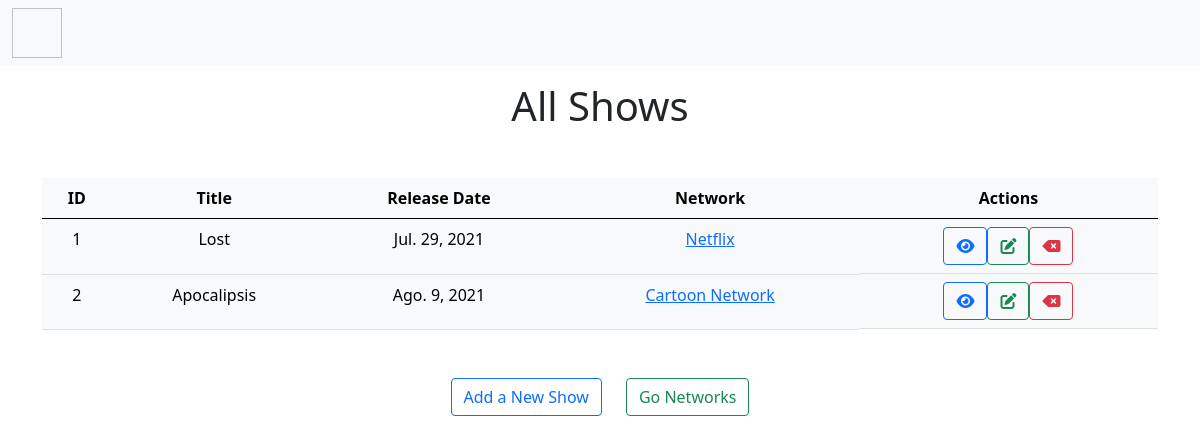
/shows (signed in), run on the app's committed database.
### shows/models.py (models this page shows, shortened)
class Shows(models.Model):
    title = models.CharField(max_length=255, unique=True)
    release_date = models.DateField(("%Y-%m-%d"), auto_now=False, auto_now_add=False)
    network = models.ForeignKey(Tv, related_name = "shows", on_delete= models.CASCADE)
    created_at = models.DateTimeField(auto_now_add=True)
    updated_at = models.DateTimeField(auto_now=True)
    desc = models.CharField(max_length=255)
    objects = ShowsManager()

class Tv(models.Model):
    name = models.CharField(max_length=255)
    created_at = models.DateTimeField(auto_now_add=True)
    updated_at = models.DateTimeField(auto_now=True)

### shows/decorators.py (the view)
    def wrapper(request, *args, **kwargs):
        if 'user' not in request.session:
            return redirect('/register')
        resp = func(request, *args, **kwargs)
        return resp

### shows/views.py (called while the page is built)
@login_required
def shows(request): # Ok
    channel = Tv.objects.all()
    show = Shows.objects.all()
    user = request.session['user']
    context = {
        "channel": channel,
        "show": show,
        "user": user
    }
    return render(request, 'shows.html', context)

### shows/templates/shows.html
{% extends 'base.html' %}
{% block content %}
            <div class='row align-items-center text-center'>
                <div class='col-12'>
                    <h1 class='fs-1 my-3'>All Shows</h1>
                    <table class="table table-light table-hover my-5 text-center">
                        <thead>
                            <tr>
                            <th scope="col">ID</th>
                            <th scope="col">Title</th>
                            <th scope="col">Release Date</th>
                            <th scope="col">Network</th>
                            <th scope="col">Actions</th>
                            </tr>
                        </thead>
                        <tbody class="overflow-scroll">
                            {% for show in show %}
                            <tr>
                            <td>{{show.id}}</td>
                            <td>{{show.title}}</td>
                            <td>{{show.release_date}}</td>
                            <td><a href="/network/{{show.network.id}}">{{show.network.name}}</td>
                            <td class="d-flex justify-content-center">
                                <div class="d-inline m-0 p-0"><a href="/shows/{{show.id}}" class="btn btn-outline-primary" title="Watch"><i class="fas fa-eye"></i></a></div>
                                <div class="d-inline m-0 p-0"><a href="/shows/{{show.id}}/edit" class="btn btn-outline-success" title="Edit"><i class="fas fa-edit"></i></a></div>
                                <div class="d-inline m-0 p-0"><a href="#" data-href="/shows/{{show.id}}/destroy" title="Destroy" class="lnk-del btn btn-outline-danger" data-title="delete" data-bs-toggle="modal" data-bs-target="#confirm-delete"><i class="fas fa-backspace"></i></a>
                            </td>
                            </tr>
                            {% endfor %}
                        </tbody>
                    </table>
                    <div class="row justify-content-center">
                        <div class="col-auto"><h5><a href="/shows/new" class="btn btn-outline-primary"> Add a New Show </a></h5></div>
                        <div class="col-auto"><a href="/network" class="btn btn-outline-success float-end"> Go Networks </a></div>
                    </div>
                </div>
            </div>
{% endblock %}

### data on the page
Shows: id "1", title "Lost", release_date "Jul. 29, 2021", network.name "Netflix"
Shows: id "2", title "Apocalipsis", release_date "Ago. 9, 2021", network.name "Cartoon Network"
